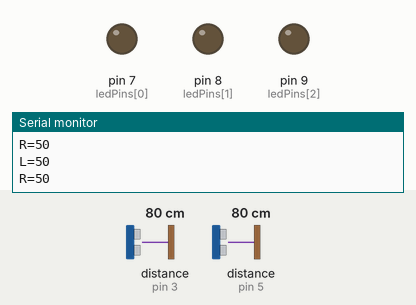
This sketch was run on a simulated Arduino Uno, built with avr-gcc and run on an emulated ATmega328P. Parts: output pins drawn as LEDs (lit = HIGH), the last lines printed to the serial monitor. Wiring (inferred from the names in the program): 2 × ultrasonic range finder: trigger pin 2, echo pin 3 / trigger pin 4, echo pin 5. Dashed ring = blinking. The test bench sets the inputs (shaded band); at power-on: distance to the obstacle (sensors on pin 3, pin 5) 80 cm. The echo pulse lasts 58.3 µs per cm; pins used as bus, display or sensor lines are not drawn.

Above: at 1.2 s.
1.3 s: distance to the obstacle (sensor on pin 3) set to 20 cm
2.8 s: distance to the obstacle (sensor on pin 3) set to 17 cm
At 3.4 s:
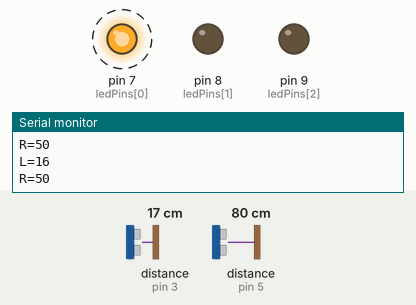
5.8 s: distance to the obstacle (sensor on pin 5) set to 20 cm
8.7 s: distance to the obstacle (sensor on pin 5) set to 16 cm
At 10.3 s:
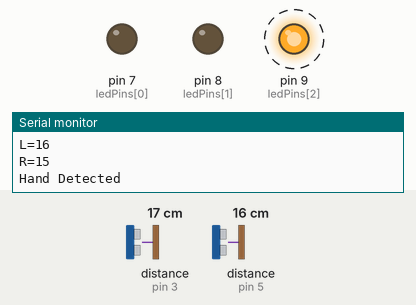
11.7 s: distance to the obstacle (sensor on pin 5) set to 60 cm
14.7 s: distance to the obstacle (sensor on pin 5) set to 18 cm
At 17.6 s:
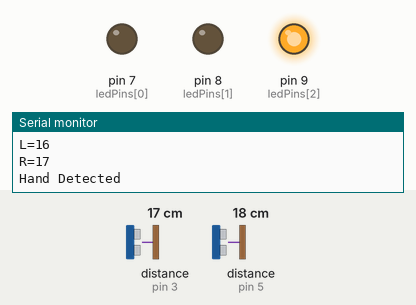
Timing chart, 0 to 18.7 s (numbered marks = the images above; inputs shaded):
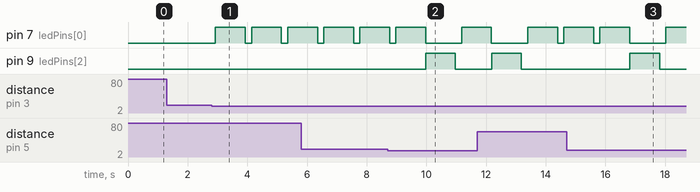

The sketch:

maze_game_control.ino
```cpp
//Devant Yadav, Akuete Akwei, Charles Lejtman
#define VCC2  6 // define pin 6 as VCC2 (5V for left ultrasonic sensor)
#define VCC3  10// define pin 10 as VCC3 (5V for breadboard)
int ledPins[] = {7,8,9}; //pins used for digital output for LEDs
const int trigger1 = 2; //Trigger pin of left Sesnor
const int echo1 = 3; //Echo pin of left Sesnor
const int trigger2 = 4; //Trigger pin of right Sesnor
const int echo2 = 5;//Echo pin of right Sesnor

long time_taken; //time it takes for ultrasonic wave to hit target and come back to sensor
int dist,distL,distR; //dist used to store formula for calculating distance, distL and distR store distances from left and right sensors

void setup() {
 pinMode(VCC2,OUTPUT);//define pin 6 as output
  digitalWrite(VCC2, HIGH);// set pin 6 as HIGH so it acts as 5V
  pinMode(VCC3,OUTPUT);//define pin 10 as output
  digitalWrite(VCC3, HIGH);// set pin 10 as HIGH so it acts as 5V

  int index;

Serial.begin(9600); //Baud rate that arduino reads code at
pinMode(trigger1, OUTPUT); //set trigger on left sensor as output
pinMode(echo1, INPUT); //set echo on left sensor as input
pinMode(trigger2, OUTPUT); //set trigger on right sensor as output
pinMode(echo2, INPUT); //set echo on right sensor as input

// loop through array of LED pins so that we can call individual pins to turn them on or off in our loop() function
for(index = 0; index <= 2; index++)

{

pinMode(ledPins[index],OUTPUT);


}

}

//Function used to calculate hand distance from ultrasonic sensors
void calculate_distance(int trigger, int echo)
{
digitalWrite(trigger, LOW);
delayMicroseconds(2);
digitalWrite(trigger, HIGH);
delayMicroseconds(10);
digitalWrite(trigger, LOW);

time_taken = pulseIn(echo, HIGH); //time it takes for ultrasonic wave to hit target and come back to sensor
dist= time_taken*0.034/2; //formula to calculate distance
if (dist>50) //hand distance will not be measured beyond 50 cm
dist = 50;
}

void loop() {
calculate_distance(trigger1,echo1);

distL =dist; //get distance of left sensor

calculate_distance(trigger2,echo2);

distR =dist; //get distance of right sensor

//Logs distances of left and right hand from sensors to console in real time
Serial.print("L=");
Serial.println(distL);
Serial.print("R=");
Serial.println(distR);


//Control Forwards and Backwards movement (Left Hand)
if (distL>=13 && distL<=17)
{
   digitalWrite(ledPins[0], HIGH); //Turn on left-most LED, to indicate left hand has been detected
   //Keeping LED on for 1 second delays program, gives user time to decide which action they want to perform
    delay(1000);
    digitalWrite(ledPins[0], LOW);
     //Other LEDs switched off
     digitalWrite(ledPins[1], LOW);
      digitalWrite(ledPins[2], LOW);
       Serial.println("Hand Detected");

  calculate_distance(trigger1,echo1);
  distL =dist;


    while(distL<50)
    {
      calculate_distance(trigger1,echo1);
      distL =dist;
      if (distL<10) //Hand pushed in moves you backwards in the maze
      {Serial.println ("Backward"); delay(300);}


      if (distL>20) //Hand pulled out moves you forwards in the maze
      {Serial.println ("Forward"); delay(300);}

      break;
    }

}

//Control Left and Right Movement(Right Hand)
if (distR>=13 && distR<=17)
{
  digitalWrite(ledPins[2], HIGH); //Turn on right-most LED to indicate right hand has been detected
  //Keeping LED on for 1 second delays program, gives user time to decide which action they want to perform
    delay(1000);
    digitalWrite(ledPins[2], LOW);
    //Other LEDs switched off
    digitalWrite(ledPins[1], LOW);
    digitalWrite(ledPins[0], LOW);
    Serial.println("Hand Detected");

  calculate_distance(trigger2,echo2);
  distR =dist;


    while(distR<50)
    {
      calculate_distance(trigger2,echo2);
      distR =dist;
      if (distR<10) //Right hand pushed in moves you right in the maze
      {Serial.println ("Right"); delay(300);}


      if (distR>20) //Right hand pulled out moves you left in the maze
      {Serial.println ("Left"); delay(300);}

       break;
  }

}

delay(200);


}
```

Measured:
- the behaviour switches between 19 and 18 cm on distance to the obstacle (sensor on pin 3) (found by bisection; images 0 and 1)
- the behaviour switches between 19 and 18 cm on distance to the obstacle (sensor on pin 5) (found by bisection; images 1 and 2)
- after the input at 2.8 s, pin 7 (ledPins[0]): alternates HIGH for 1.0 s and LOW for 0.21 s, starting after 0.13 s
- after the input at 8.7 s, pin 9 (ledPins[2]): LOW → HIGH after 1.3 s, → LOW 1.0 s later
- after the input at 14.7 s, pin 9 (ledPins[2]): LOW → HIGH after 2.1 s, → LOW 1.0 s later
